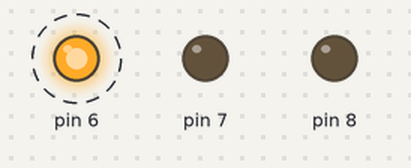
A sketch run on a simulated Arduino Uno, built with avr-gcc and run on an emulated ATmega328P. Parts: output pins drawn as LEDs (lit = HIGH). Dashed ring = blinking.

Above: at 0.5 s.
Timing chart, 0 to 4.6 s (numbered marks = the images above):
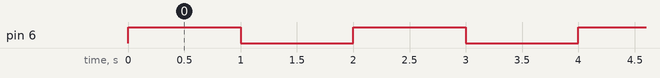

The sketch:

example1.ino
```cpp
int temperature=41;

void setup()
{
  pinMode(6,OUTPUT);
  pinMode(7,OUTPUT);
  pinMode(8,OUTPUT);

}


void loop()
{
  if (temperature<50 && temperature>10)
  {
    digitalWrite(6,HIGH);
    delay(1000);
    digitalWrite(6,LOW);
    delay(1000);
  }
  else if (temperature>50 && temperature<70)
  {
    digitalWrite(7,HIGH);
    delay(1000);
    digitalWrite(7,LOW);
    delay(1000);
  }
  else
  {
    digitalWrite(8,HIGH);
    delay(1000);
    digitalWrite(8,LOW);
    delay(1000);
  }


}
```

Measured:
- by itself, pin 6: alternates HIGH for 1.0 s and LOW for 1.0 s
